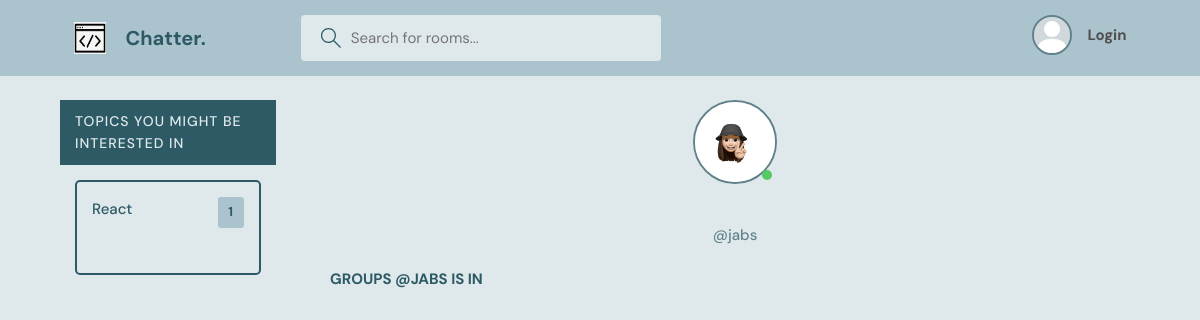
Page /profile/2/ on the earlier database version.
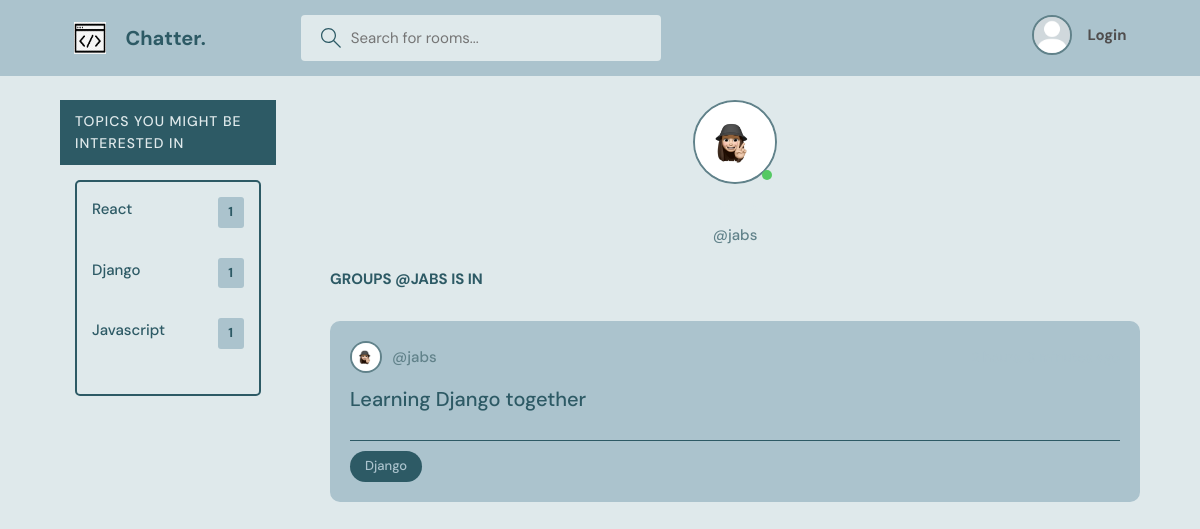
Same page on the later database version.
### base/models.py (models this page shows, shortened)
class Topic(models.Model):
    name = models.CharField(max_length=100)

class User(AbstractUser):
    name = models.CharField(max_length=200, null=True)
    email = models.EmailField(unique=True, null=True)
    bio = models.TextField(null=True)
    avatar = models.ImageField(null=True, default="default-avatar.png")
    USERNAME_FIELD = 'email'
    REQUIRED_FIELDS = []

class Room(models.Model):
    host = models.ForeignKey(User, on_delete=models.SET_NULL, null = True)
    topic= models.ForeignKey(Topic, on_delete=models.SET_NULL, null = True)
    name = models.CharField(max_length =200) # specify the attribute and its value
    description = models.TextField(null = True, blank = True) # by default null is set to False. Null = true means description can be blank. Null is for database and blank is for the form
    participants = models.ManyToManyField(User, related_name='participants', blank=True)
    updated = models.DateTimeField(auto_now = True) #snapshot every time we save
    created = models.DateTimeField(auto_now_add = True) #snapshot the first time we add it
    class Meta:
        ordering = ['-updated', '-created']

### base/views.py (the view)
# urls.py: path('profile/<str:pk>/', views.userProfile, name="user-profile"),
def userProfile(request, pk):
    user = User.objects.get(id=pk)
    rooms = user.room_set.all()
    room_message = user.message_set.all()
    topics = Topic.objects.all()
    context = {'user': user, 'rooms': rooms, 'topics': topics}
    return render(request, 'base/profile.html', context)

### base/templates/base/profile.html (shortened to what this page needs)
{% extends 'main.html' %}
{% load static %}
{% block content %}
<main class="profile-page layout layout--1">
  <div class="container">
    {% include 'base/topics_component.html' %}
    <div class="roomList">
      <div class="profile">
        <div class="profile__avatar">
          <div class="avatar avatar--large active">
            <img src="{{user.avatar.url}}" />
          </div>
        </div>
        <div class="profile__info">
          <h3>{{user.name}}</h3>
          <p>@{{user.username}}</p>
        </div>
        <div class="profile__about">
          <h3> Groups @{{user.username}} is in </h3>
        </div>
      </div>
      {% include 'base/feed_component.html' %}
    </div>
  </div>
</main>
{% endblock content %}

### templates/main.html (shortened to what this page needs)
<!DOCTYPE html>
{% load static %}
<html lang="en">
<head>
    <link rel="stylesheet" href="{% static 'styles/style.css' %}" />
</head>
<body>
    {% include 'navbar.html'%}
    {% block content %}
    {% endblock %}
</body>
</html>

### templates/navbar.html (shortened to what this page needs)
{% load static %}
<header class="header header--loggedIn">
    <div class="container">
        <a href="{% url 'home' %}" class="header__logo">
            <img src="{% static 'images/chatter-logo.png' %}" />
            <h1>Chatter.</h1>
        </a>
        <form class="header__search" method="GET" action="{% url 'home' %}">
            <label>
                <input name="q" placeholder="Search for rooms..." />
            </label>
        </form>
        <nav class="header__menu">
            {% if request.user.is_authenticated %}
            <div class="header__user">
                <a href="{% url 'update-user' %}">
                    <div class="avatar avatar--medium active">
                        <img src="{{request.user.avatar.url}}" />
                    </div>
                    <p> {{request.user.username}} <span>@{{request.user.username}} </span></p>
                </a>
                <button class="dropdown-button">
                    <svg version="1.1" xmlns="http://www.w3.org/2000/svg" width="32" height="32" viewBox="0 0 32 32">
                        <title>chevron-down</title>
                        <path d="M16 21l-13-13h-3l16 16 16-16h-3l-13 13z"></path>
                    </svg>
                </button>
            </div>
            {% else %}
            <a href="{% url 'login' %}" class="header__logo">
                <div class="avatar avatar--medium">
                    <img src="static/images/default-avatar.png">
                </div>
                <h3>Login</h3>
            </a>
            {% endif %}
        </nav>
    </div>
</header>

### base/templates/base/topics_component.html (shortened to what this page needs)
{% if page == 'login' %}
<div class="topics">
    <div class="activities__header">
      <h2> Room topics </h2>
    </div>
    <div class="activities__box">
      <ul class="topics__list">
        <li>
        </li>
        {% for topic in topics %}
        <li>
          <a href="{% url 'home' %}?q={{topic.name}}">{{topic.name}}<span>{{topic.room_set.all.count}}</span></a>
        </li>
        {% endfor %}
      </ul>
    </div>
  </div>
{% else %}
  <div class="topics">
      <div class="activities__header">
        <h2> Topics you might be interested in </h2>
      </div>
      <div class="activities__box">
        <ul class="topics__list">
          {% for topic in topics %}
          <li>
            <a href="{% url 'login' %}?q={{topic.name}}">{{topic.name}}<span>{{topic.room_set.all.count}}</span></a>
          </li>
          {% endfor %}
        </ul>
      </div>
    </div>
{% endif %}

### base/templates/base/feed_component.html (shortened to what this page needs)
{% for room in rooms %}
<div class="roomListRoom">
    <div class="roomListRoom__header">
        <a href="{% url 'user-profile' room.host.id %}" class="roomListRoom__author">
            <div class="avatar avatar--small">
                <img src="{{room.host.avatar.url}}" />
            </div>
            <span>
                @{{room.host.username}}
            </span>
        </a>
        <div class="roomListRoom__actions">
            <span> {{room.created | timesince }} ago</span>
        </div>
    </div>
    <div class="roomListRoom__content">
        <a href="{% url 'room' room.id %}">{{room.name}}</a>
    </div>
    <div class="roomListRoom__meta">
        <p class="roomListRoom__topic">{{room.topic.name}}</p>
    </div>
</div>
{% endfor %}

Differences in the rows shown:
added Topic: name "Django", room_set.all.count "1"
added Topic: name "Javascript", room_set.all.count "1"
added Room: host.avatar (placeholder picture), host.username "jabs", name "Learning Django together", topic.name "Django"
